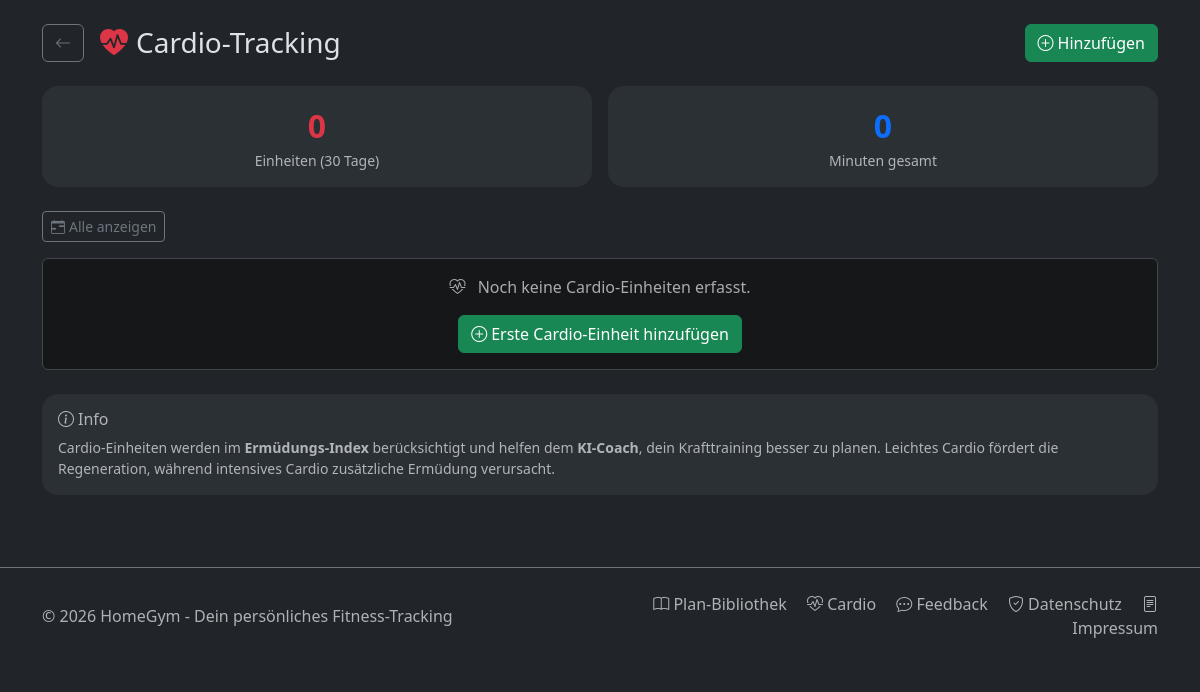
Page /cardio/ (signed in) on the earlier database version.
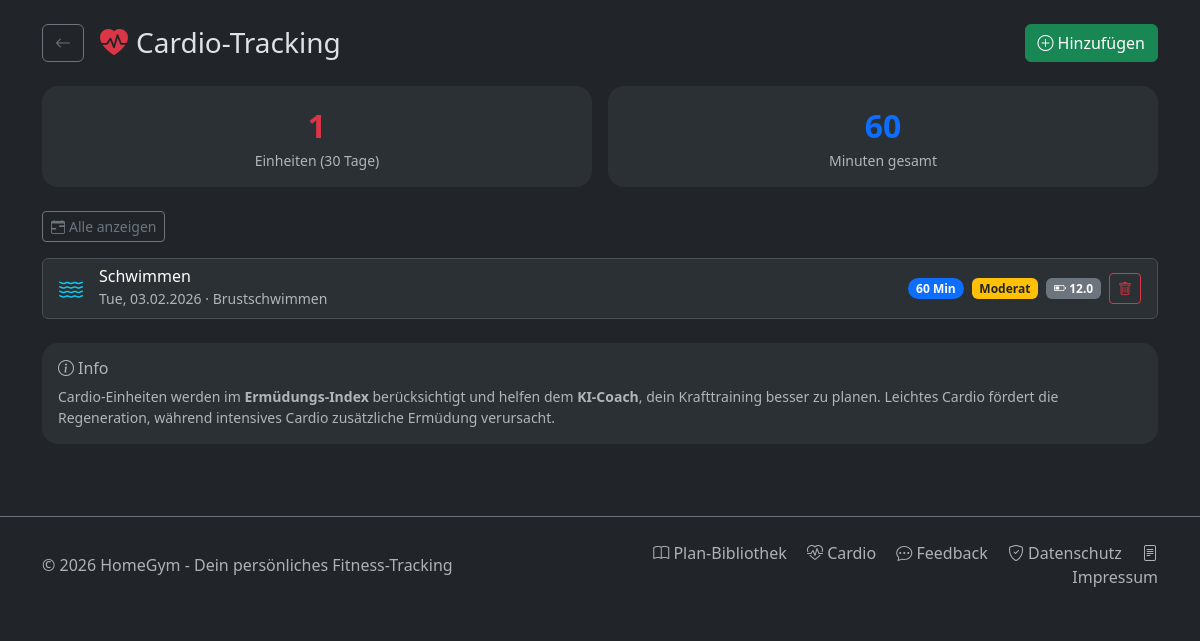
Same page on the later database version.
### core/models.py (models this page shows, shortened)
class CardioEinheit(models.Model):
    user = models.ForeignKey(User, on_delete=models.CASCADE, related_name="cardio_einheiten")
    datum = models.DateField(verbose_name="Datum")
    aktivitaet = models.CharField(
        max_length=20,
        choices=CARDIO_AKTIVITAETEN,
        verbose_name="Aktivität"
    )
    dauer_minuten = models.PositiveIntegerField(verbose_name="Dauer (Minuten)")
    intensitaet = models.CharField(
        max_length=20,
        choices=CARDIO_INTENSITAET,
        default='MODERAT',
        verbose_name="Intensität"
    )
    notiz = models.CharField(max_length=200, blank=True, verbose_name="Notiz")
    erstellt_am = models.DateTimeField(auto_now_add=True)
    @property
    def ermuedungs_punkte(self):
        basis = {
            'LEICHT': 0.1,    # 0.1 Punkte pro Minute
            'MODERAT': 0.2,   # 0.2 Punkte pro Minute
            'INTENSIV': 0.4,  # 0.4 Punkte pro Minute
        }
        return round(self.dauer_minuten * basis.get(self.intensitaet, 0.15), 1)
    class Meta:
        verbose_name = "Cardio-Einheit"
        verbose_name_plural = "Cardio-Einheiten"
        ordering = ['-datum', '-erstellt_am']
        indexes = [
            models.Index(fields=['user', 'datum']),
        ]

### core/views.py (the view)
# urls.py: path('cardio/', views.cardio_list, name='cardio_list'),
@login_required
def cardio_list(request):
    from datetime import timedelta
    show_all = request.GET.get('all', False)
    if show_all:
        cardio_einheiten = CardioEinheit.objects.filter(user=request.user)
    else:
        thirty_days_ago = timezone.now().date() - timedelta(days=30)
        cardio_einheiten = CardioEinheit.objects.filter(
            user=request.user,
            datum__gte=thirty_days_ago
        )
    total_minuten = sum(c.dauer_minuten for c in cardio_einheiten)
    total_einheiten = cardio_einheiten.count()
    context = {
        'cardio_einheiten': cardio_einheiten,
        'total_minuten': total_minuten,
        'total_einheiten': total_einheiten,
        'show_all': show_all,
    }
    return render(request, 'core/cardio_list.html', context)

### core/context_processors.py (called while the page is built)
def global_context(request):
    return {
        'current_year': datetime.now().year,
    }

### core/templates/core/cardio_list.html (shortened to what this page needs)
{% load static %}
<!doctype html>
<html lang="de" data-bs-theme="dark" id="htmlRoot">
<head>
    <link href="https://cdn.jsdelivr.net/npm/bootstrap@5.3.3/dist/css/bootstrap.min.css" rel="stylesheet">
    <link rel="stylesheet" href="https://cdn.jsdelivr.net/npm/bootstrap-icons@1.11.3/font/bootstrap-icons.min.css">
    <link rel="stylesheet" href="{% static 'core/css/theme-styles.css' %}">
</head>
<body>
<div class="container py-4">
    <div class="d-flex justify-content-between align-items-center mb-4">
        <div class="d-flex align-items-center gap-3">
            <a href="{% url 'dashboard' %}" class="btn btn-outline-secondary">
                <i class="bi bi-arrow-left"></i>
            </a>
            <h1 class="h3 mb-0">
                <i class="bi bi-heart-pulse-fill text-danger me-2"></i>Cardio-Tracking
            </h1>
        </div>
        <a href="{% url 'cardio_add' %}" class="btn btn-success">
            <i class="bi bi-plus-circle me-1"></i>Hinzufügen
        </a>
    </div>
    <div class="row g-3 mb-4">
        <div class="col-6">
            <div class="card card-stat h-100">
                <div class="card-body text-center">
                    <div class="fs-2 text-danger fw-bold">{{ total_einheiten }}</div>
                    <div class="text-muted small">Einheiten{% if not show_all %} (30 Tage){% endif %}</div>
                </div>
            </div>
        </div>
        <div class="col-6">
            <div class="card card-stat h-100">
                <div class="card-body text-center">
                    <div class="fs-2 text-primary fw-bold">{{ total_minuten }}</div>
                    <div class="text-muted small">Minuten gesamt</div>
                </div>
            </div>
        </div>
    </div>
    <div class="mb-3">
        {% if show_all %}
            <a href="{% url 'cardio_list' %}" class="btn btn-outline-secondary btn-sm">
                <i class="bi bi-calendar3 me-1"></i>Nur letzte 30 Tage
            </a>
        {% else %}
            <a href="{% url 'cardio_list' %}?all=1" class="btn btn-outline-secondary btn-sm">
                <i class="bi bi-calendar-range me-1"></i>Alle anzeigen
            </a>
        {% endif %}
    </div>
    {% if cardio_einheiten %}
    <div class="list-group">
        {% for cardio in cardio_einheiten %}
        <div class="list-group-item d-flex justify-content-between align-items-center">
            <div class="d-flex align-items-center">
                <div class="me-3 fs-4">
                    {% if cardio.aktivitaet == 'SCHWIMMEN' %}
                        <i class="bi bi-water text-info"></i>
                    {% elif cardio.aktivitaet == 'LAUFEN' %}
                        <i class="bi bi-person-walking text-success"></i>
                    {% elif cardio.aktivitaet == 'RADFAHREN' %}
                        <i class="bi bi-bicycle text-warning"></i>
                    {% elif cardio.aktivitaet == 'RUDERN' %}
                        <i class="bi bi-tsunami text-primary"></i>
                    {% elif cardio.aktivitaet == 'GEHEN' %}
                        <i class="bi bi-signpost-split text-secondary"></i>
                    {% elif cardio.aktivitaet == 'HIIT' %}
                        <i class="bi bi-lightning-fill text-danger"></i>
                    {% elif cardio.aktivitaet == 'STEPPER' %}
                        <i class="bi bi-stairs text-info"></i>
                    {% elif cardio.aktivitaet == 'SEILSPRINGEN' %}
                        <i class="bi bi-arrow-repeat text-success"></i>
                    {% else %}
                        <i class="bi bi-heart-pulse text-danger"></i>
                    {% endif %}
                </div>
                <div>
                    <h6 class="mb-0">{{ cardio.get_aktivitaet_display }}</h6>
                    <small class="text-muted">
                        {{ cardio.datum|date:"D, d.m.Y" }}
                        {% if cardio.notiz %} · {{ cardio.notiz }}{% endif %}
                    </small>
                </div>
            </div>
            <div class="d-flex align-items-center gap-2">
                <span class="badge bg-primary rounded-pill">{{ cardio.dauer_minuten }} Min</span>
                {% if cardio.intensitaet == 'LEICHT' %}
                    <span class="badge bg-success">Leicht</span>
                {% elif cardio.intensitaet == 'MODERAT' %}
                    <span class="badge bg-warning text-dark">Moderat</span>
                {% else %}
                    <span class="badge bg-danger">Intensiv</span>
                {% endif %}
                <span class="badge bg-secondary" title="Ermüdungspunkte">
                    <i class="bi bi-battery-half"></i> {{ cardio.ermuedungs_punkte }}
                </span>
                <form method="post" action="{% url 'cardio_delete' cardio.id %}" class="d-inline"
                      onsubmit="return confirm('{{ cardio.get_aktivitaet_display }} wirklich löschen?')">
                    <button type="submit" class="btn btn-sm btn-outline-danger">
                        <i class="bi bi-trash"></i>
                    </button>
                </form>
            </div>
        </div>
        {% endfor %}
    </div>
    {% else %}
    <div class="alert alert-secondary text-center">
        <i class="bi bi-heart-pulse me-2"></i>
        Noch keine Cardio-Einheiten erfasst.
        <br>
        <a href="{% url 'cardio_add' %}" class="btn btn-success mt-3">
            <i class="bi bi-plus-circle me-1"></i>Erste Cardio-Einheit hinzufügen
        </a>
    </div>
    {% endif %}
    <div class="card card-stat mt-4">
        <div class="card-body">
            <h6 class="text-muted mb-2"><i class="bi bi-info-circle me-1"></i>Info</h6>
            <p class="mb-0 small text-muted">
                Cardio-Einheiten werden im <strong>Ermüdungs-Index</strong> berücksichtigt und helfen dem
                <strong>KI-Coach</strong>, dein Krafttraining besser zu planen. Leichtes Cardio fördert
                die Regeneration, während intensives Cardio zusätzliche Ermüdung verursacht.
            </p>
        </div>
    </div>
</div>
{% include 'core/includes/global_footer.html' %}
</body>
</html>

### core/templates/core/includes/global_footer.html
<footer class="py-4 mt-5 border-top border-secondary">
    <div class="container">
        <div class="row align-items-center">
            <div class="col-md-6 text-center text-md-start mb-3 mb-md-0">
                <span class="text-muted">
                    &copy; {{ current_year|default:"2026" }} HomeGym
                    <span class="d-none d-sm-inline">- Dein persönliches Fitness-Tracking</span>
                </span>
            </div>
            <div class="col-md-6 text-center text-md-end">
                <a href="{% url 'plan_library' %}" class="text-muted text-decoration-none me-3">
                    <i class="bi bi-book"></i> Plan-Bibliothek
                </a>
                {% if user.is_authenticated %}
                <a href="{% url 'cardio_list' %}" class="text-muted text-decoration-none me-3">
                    <i class="bi bi-heart-pulse"></i> Cardio
                </a>
                <a href="{% url 'feedback_list' %}" class="text-muted text-decoration-none me-3">
                    <i class="bi bi-chat-dots"></i> Feedback
                </a>
                {% endif %}
                <a href="{% url 'datenschutz' %}" class="text-muted text-decoration-none me-3">
                    <i class="bi bi-shield-check"></i> Datenschutz
                </a>
                <a href="{% url 'impressum' %}" class="text-muted text-decoration-none">
                    <i class="bi bi-file-text"></i> Impressum
                </a>
            </div>
        </div>
    </div>
</footer>

### core/static/core/css/theme-styles.css (style rules this page uses)
.card-stat { border: none; }
.row .card-stat, .d-grid .card-stat { height: 100%; }
[data-bs-theme="dark"] .card-stat { background-color: #2b3035; color: #fff; }
[data-bs-theme="dark"] .card { background-color: #2b3035; color: #fff; }
[data-bs-theme="dark"] .list-group-item { background-color: #2b3035; color: #fff; }

### core/templates/core/cardio_list.html (style rules this page uses)
.card-stat { border-radius: 1rem; }
.list-group-item { transition: background-color 0.2s; }

Differences in the rows shown:
added CardioEinheit: aktivitaet "Schwimmen", datum "Tue, 03.02.2026", notiz "Brustschwimmen", dauer_minuten "60", shows "Moderat", ermuedungs_punkte "12.0"
Other differences:
{{ total_einheiten }}: "0" → "1"
{{ total_minuten }}: "0" → "60"
text no longer shown: "Noch keine Cardio-Einheiten erfasst. Erste Cardio-Einheit hinzufügen"
